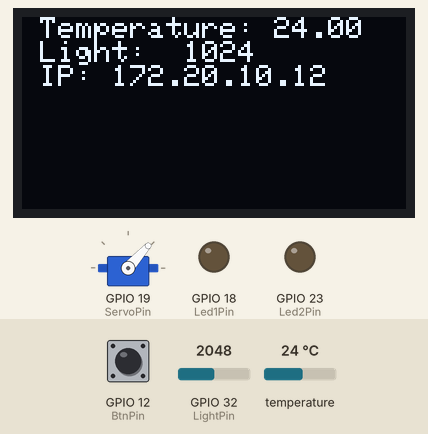
A sketch run on a simulated ESP32. On the bench: servo, 128×64 one-colour display, output pins drawn as LEDs (lit = HIGH). The inputs (shaded band) are chosen by the test bench; at power-on: GPIO 12 (BtnPin) LOW, GPIO 32 (LightPin) = 2048, temperature 24 °C (analog values on the 0–4095 scale). WiFi joins after 1.5 s; servers stay silent unless stated; storage starts empty; what the sketch prints to the serial monitor is not drawn.

Above: at 1.2 s.
1.3 s: GPIO 12 (BtnPin) pulled HIGH for 1 s
At 2.8 s:
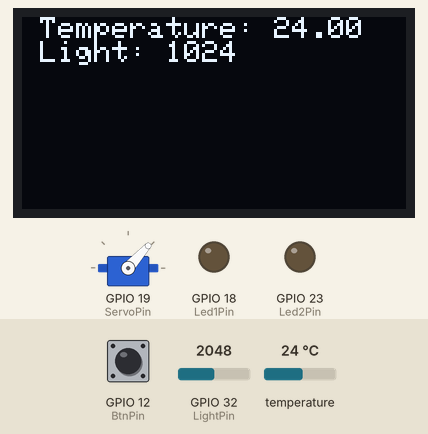
3.8 s: GPIO 32 (LightPin) set to 1447
At 6.0 s:
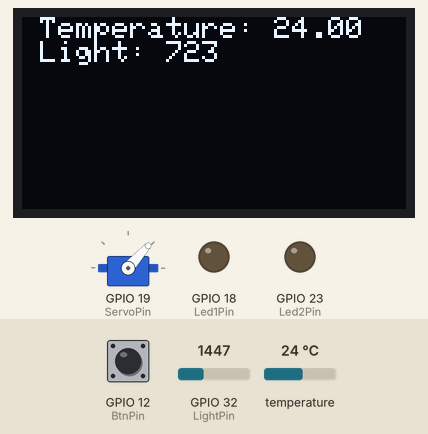
6.3 s: GPIO 32 (LightPin) set to 1346
At 8.1 s:
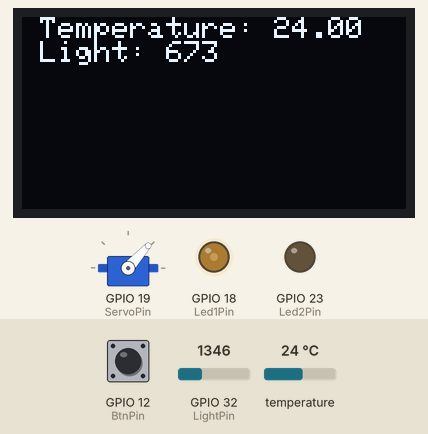
8.6 s: GPIO 32 (LightPin) set to 491
At 10.0 s:
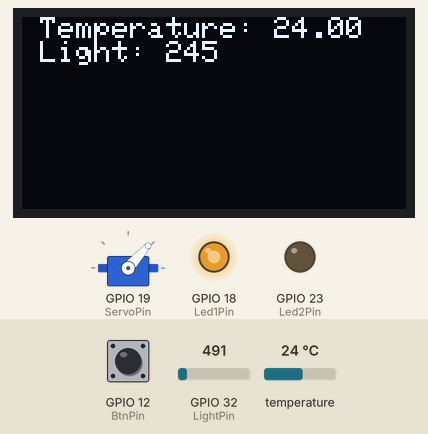
11.0 s: temperature set to 12 °C
At 11.7 s:
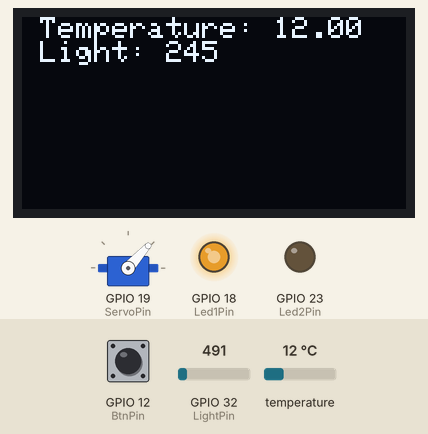
12.6 s: GPIO 12 (BtnPin) pulled HIGH for 0.15 s
At 13.4 s:
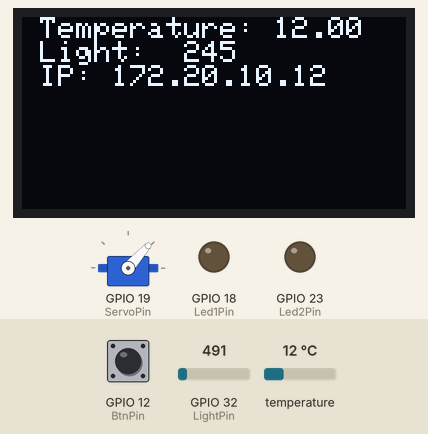
Timing chart, 0 to 15.2 s (numbered marks = the images above; inputs shaded):
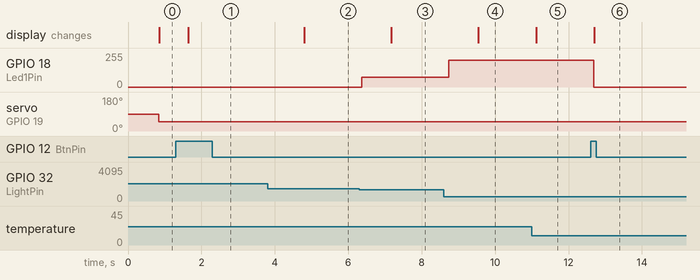

Measured:
- the behaviour switches between 1400 and 1399 on GPIO 32 (LightPin) (found by bisection; images 2 and 3)
- after the input at 1.3 s, the display: changes after 0.35 s (image 1)
- after the input at 3.8 s, the display: changes after 1.0 s (image 2)
- after the input at 6.3 s, GPIO 18 (Led1Pin): 0/255 → 75/255 after 0.06 s; the display: changes after 0.88 s (image 3)
- after the input at 8.6 s, GPIO 18 (Led1Pin): 75/255 → 200/255 after 0.13 s; the display: changes after 0.95 s (image 4)
- after the input at 11.0 s, the display: changes after 0.13 s (image 5)
- after the input at 12.6 s, GPIO 18 (Led1Pin): 200/255 → 0/255 after 0.08 s; the display: changes after 0.11 s (image 6)

The sketch:

espIOTAsyncWebSocket.ino
```cpp
#include <Arduino.h>
#include <WiFi.h>
#include <ESPAsyncWebServer.h>
#include <SPIFFS.h>
#include <ESP32Servo.h>
#include <OneWire.h>
#include <DallasTemperature.h>
#include <SPI.h>
#include <Wire.h>
#include <Adafruit_GFX.h>
#include <Adafruit_SH1106.h>


#define FORMAT_SPIFFS_IF_FAILED true
#define OLED_SDA 22
#define OLED_SCL 21
#define ServoPin 19
#define Led1Pin 18
#define BtnPin 12
#define TempPin 33
#define LightPin 32
#define Led2Pin 23

Adafruit_SH1106 display(22, 21);

OneWire oneWire(TempPin);
DallasTemperature sensor(&oneWire);
Servo servo;
String IP;
const char* ssid = "iPhone Даниил";
const char* password = "loxotron";
char tempData[3] = {0,0,0};
char brightData[3] = {0,0,0};
float butData=0;
AsyncWebServer server(80);
AsyncWebSocket ws("/test");
int lenght = 0;


void onWsEvent(AsyncWebSocket * server, AsyncWebSocketClient * client, AwsEventType type, void * arg, uint8_t *data, size_t len){

  if(type == WS_EVT_CONNECT){
    //Serial.println("Websocket client connection received");
  } else if(type == WS_EVT_DISCONNECT){
    //Serial.println("Client disconnected");
  } else if(type == WS_EVT_DATA){
    lenght = len;

    switch((char)data[0]){
      case 'T':
    for(int i = 1; i < 4;i++){
      tempData[i-1] = data[i];
    }
    break;
  case 'I':
    for(int i = 1; i < 4;i++){
      brightData[i - 1] = data[i];
    }
    break;
  case 'B':
    butData = 1;
    break;
  case 'V':
    butData = 0;
    break;
    }
  }
}

void pageRoot(AsyncWebServerRequest * request)
{
  request->send(SPIFFS, "/index.html", "text/html");
}


void setup(){
  if(!SPIFFS.begin(FORMAT_SPIFFS_IF_FAILED)){
        Serial.println("SPIFFS Mount Failed");
        return;
  }
  Serial.begin(9600);

  WiFi.begin(ssid, password);


  ws.onEvent(onWsEvent);
  server.addHandler(&ws);


  server.on("/", HTTP_GET, pageRoot);
  server.begin();
  Serial.begin(9600);
  sensor.begin();
  sensor.setResolution(12);

  servo.attach(ServoPin);
  pinMode(Led1Pin,OUTPUT);
  pinMode(BtnPin,INPUT);
  pinMode(LightPin,INPUT);
  pinMode(Led2Pin, OUTPUT);
  analogReadResolution(11);
  display.begin(SH1106_SWITCHCAPVCC, 0x3C);
  display.clearDisplay();
}
int digits2int(int *list, int n) {
  int res = 0, i, Pow;
  for (i = n-1, Pow = 1; i>=0; --i, Pow*=10) {
    res += list[i] * Pow;
  }
  return res;
}
int LedWebData = 0;
int TempWebData = 0;
int DataBright[3] ;
int DataTemp[3];
int PrevLed = 0;
int TekLed = 0;
int PrevTemp = 0;
int TekTemp = 0;
int LedData;
int tekButton = LOW;
int prevButton = LOW;
int counter = 0;

void loop() {
  int Light = analogRead(32);
  float temperature;
sensor.requestTemperatures();
temperature = sensor.getTempCByIndex(0);
int brightness = 0;
tekButton=digitalRead(BtnPin);
if (tekButton == HIGH && prevButton == LOW)
{
 counter++;
}
prevButton=tekButton;
if(counter % 2 == 0){

  for(int i = 0; i < 3; i++){
   DataBright[i] = (int)tempData[i] - 48;
  }

    for(int i = 0; i < 3; i++){
   DataTemp[i] = (int)brightData[i] - 48 ;
  }

  LedWebData = digits2int(DataBright, 3) - 100;
  TempWebData = digits2int(DataTemp, 3) - 100;

analogWrite(Led1Pin, LedWebData);
analogWrite(Led2Pin, TempWebData);
  if(butData==0){
    servo.write(48);
  }
  else if(butData == 1)
  {
    servo.write(118);
  }
 // Serial.println(analogRead(LightPin));

  display.setTextSize(1);
  display.setTextColor(WHITE);
  display.setCursor(0,0);
  display.print(" Temperature: ");
  display.print(temperature);
  display.println();
  display.print(" Light:  ");
  display.print(Light);
  display.println();
  display.print(" IP: 172.20.10.12 ");
  display.display();
  display.clearDisplay();
}
else{
  digitalWrite(Led1Pin, LOW);
switch(analogRead(32)){
  case 700 ... 3000:
 brightness = 0;
  break;

  case 600 ... 699:
 brightness = 75;
  break;

  case 500 ... 599:
 brightness = 100;
  break;

  case 400 ... 499:
 brightness = 150;
  break;

  case 300 ... 399:
 brightness = 175;
  break;

  case 200 ... 299:
  brightness = 200;
  break;

  case -1 ... 199:
 brightness =  255;
  break;
}

analogWrite(Led1Pin, brightness);


  display.setTextSize(1);
  display.setTextColor(WHITE);
  display.setCursor(0,0);
  display.print(" Temperature: ");
  display.print(temperature);
  display.println();
  display.print(" Light: ");
  display.print(Light);
  display.display();
  display.clearDisplay();
}
Serial.println(Light);
}
```
